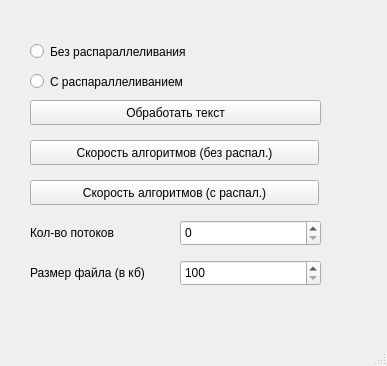
<?xml version="1.0" encoding="UTF-8"?>
<ui version="4.0">
 <class>MainWindow</class>
 <widget class="QMainWindow" name="MainWindow">
  <property name="geometry">
   <rect>
    <x>0</x>
    <y>0</y>
    <width>387</width>
    <height>366</height>
   </rect>
  </property>
  <property name="windowTitle">
   <string>MainWindow</string>
  </property>
  <widget class="QWidget" name="centralwidget">
   <widget class="QRadioButton" name="no_parallel">
    <property name="geometry">
     <rect>
      <x>30</x>
      <y>40</y>
      <width>307</width>
      <height>23</height>
     </rect>
    </property>
    <property name="text">
     <string>Без распараллеливания</string>
    </property>
   </widget>
   <widget class="QPushButton" name="time_mes_btn_r">
    <property name="geometry">
     <rect>
      <x>30</x>
      <y>180</y>
      <width>289</width>
      <height>25</height>
     </rect>
    </property>
    <property name="text">
     <string>Скорость алгоритмов (с распал.)</string>
    </property>
   </widget>
   <widget class="QLabel" name="threads_text_2">
    <property name="geometry">
     <rect>
      <x>30</x>
      <y>260</y>
      <width>142</width>
      <height>26</height>
     </rect>
    </property>
    <property name="text">
     <string>Размер файла (в кб)</string>
    </property>
   </widget>
   <widget class="QRadioButton" name="parallel">
    <property name="geometry">
     <rect>
      <x>30</x>
      <y>70</y>
      <width>307</width>
      <height>23</height>
     </rect>
    </property>
    <property name="text">
     <string>С распараллеливанием</string>
    </property>
   </widget>
   <widget class="QPushButton" name="exec">
    <property name="geometry">
     <rect>
      <x>30</x>
      <y>100</y>
      <width>291</width>
      <height>25</height>
     </rect>
    </property>
    <property name="text">
     <string>Обработать текст</string>
    </property>
   </widget>
   <widget class="QSpinBox" name="spinBox">
    <property name="geometry">
     <rect>
      <x>180</x>
      <y>260</y>
      <width>141</width>
      <height>26</height>
     </rect>
    </property>
    <property name="minimum">
     <number>100</number>
    </property>
    <property name="maximum">
     <number>1000</number>
    </property>
    <property name="singleStep">
     <number>100</number>
    </property>
   </widget>
   <widget class="QSpinBox" name="threads_entry">
    <property name="geometry">
     <rect>
      <x>180</x>
      <y>220</y>
      <width>141</width>
      <height>26</height>
     </rect>
    </property>
    <property name="maximum">
     <number>180</number>
    </property>
   </widget>
   <widget class="QLabel" name="threads_text">
    <property name="geometry">
     <rect>
      <x>30</x>
      <y>220</y>
      <width>142</width>
      <height>26</height>
     </rect>
    </property>
    <property name="text">
     <string>Кол-во потоков</string>
    </property>
   </widget>
   <widget class="QPushButton" name="time_mes_btn">
    <property name="geometry">
     <rect>
      <x>30</x>
      <y>140</y>
      <width>289</width>
      <height>25</height>
     </rect>
    </property>
    <property name="text">
     <string>Скорость алгоритмов (без распал.)</string>
    </property>
   </widget>
  </widget>
  <widget class="QMenuBar" name="menubar">
   <property name="geometry">
    <rect>
     <x>0</x>
     <y>0</y>
     <width>387</width>
     <height>22</height>
    </rect>
   </property>
  </widget>
  <widget class="QStatusBar" name="statusbar"/>
 </widget>
 <resources/>
 <connections/>
</ui>
